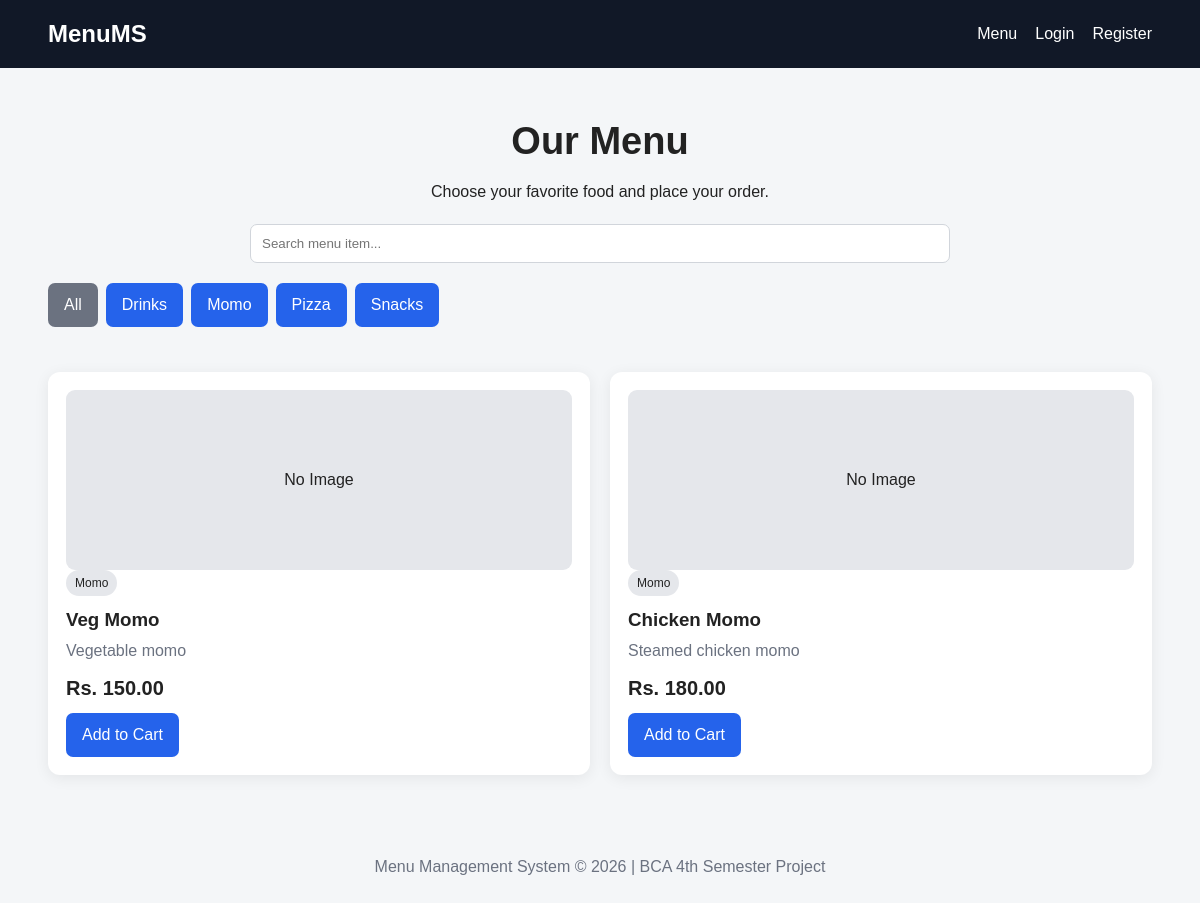
/?category=1, run on the app's committed database.
### tables this page shows
CREATE TABLE categories (
    id INT AUTO_INCREMENT PRIMARY KEY,
    name VARCHAR(100) NOT NULL,
    description TEXT,
    created_at TIMESTAMP DEFAULT CURRENT_TIMESTAMP
);

CREATE TABLE menu_items (
    id INT AUTO_INCREMENT PRIMARY KEY,
    category_id INT NOT NULL,
    name VARCHAR(150) NOT NULL,
    description TEXT,
    price DECIMAL(10,2) NOT NULL,
    image VARCHAR(255),
    status ENUM('available','unavailable') DEFAULT 'available',
    created_at TIMESTAMP DEFAULT CURRENT_TIMESTAMP,
    FOREIGN KEY (category_id) REFERENCES categories(id) ON DELETE CASCADE
);

### index.php (the view, shortened to what this page needs)
<?php
require_once "config/database.php";
$category = isset($_GET["category"]) ? (int)$_GET["category"] : 0;
$categories = mysqli_query($conn, "SELECT * FROM categories ORDER BY name");
if ($category > 0) {
    $stmt = mysqli_prepare($conn, "SELECT m.*, c.name category_name FROM menu_items m JOIN categories c ON m.category_id=c.id WHERE m.status='available' AND m.category_id=? ORDER BY m.id DESC");
    mysqli_stmt_bind_param($stmt, "i", $category);
    mysqli_stmt_execute($stmt);
    $items = mysqli_stmt_get_result($stmt);
} else {
    $items = mysqli_query($conn, "SELECT m.*, c.name category_name FROM menu_items m JOIN categories c ON m.category_id=c.id WHERE m.status='available' ORDER BY m.id DESC");
}
include "includes/header.php";
include "includes/navbar.php";
?>
<div class="container">
<section class="hero">
<h1>Our Menu</h1>
<p>Choose your favorite food and place your order.</p>
<div class="search-box"><input id="searchMenu" placeholder="Search menu item..."></div>
<div class="actions">
<a class="btn btn-secondary" href="index.php">All</a>
<?php while($cat=mysqli_fetch_assoc($categories)): ?>
<a class="btn" href="?category=<?= $cat['id'] ?>"><?= htmlspecialchars($cat['name']) ?></a>
<?php endwhile; ?>
</div>
</section>
<div class="grid">
<?php while($item=mysqli_fetch_assoc($items)): ?>
<div class="card menu-card">
<?php if($item["image"]): ?><img src="assets/images/<?= htmlspecialchars($item["image"]) ?>" alt=""><?php else: ?><div style="height:180px;background:#e5e7eb;border-radius:9px;display:grid;place-items:center">No Image</div><?php endif; ?>
<span class="badge"><?= htmlspecialchars($item["category_name"]) ?></span>
<h3><?= htmlspecialchars($item["name"]) ?></h3>
<p class="muted"><?= htmlspecialchars($item["description"]) ?></p>
<div class="price">Rs. <?= number_format($item["price"],2) ?></div>
<a class="btn" href="customer/add_to_cart.php?id=<?= $item['id'] ?>">Add to Cart</a>
</div>
<?php endwhile; ?>
</div>
</div>
<?php include "includes/footer.php"; ?>

### assets/css/style.css (style rules this page uses)
* { box-sizing:border-box;margin:0;padding:0 }
body { font-family:Arial,sans-serif;background:#f4f6f8;color:#222;line-height:1.5 }
a { text-decoration:none;color:#2563eb }
.container { width:92%;max-width:1200px;margin:auto }
.hero { padding:45px 0;text-align:center }
.hero h1 { font-size:38px;margin-bottom:10px }
.search-box { display:flex;gap:10px;margin:20px auto;max-width:700px }
input,textarea,select { width:100%;padding:11px;border:1px solid #d1d5db;border-radius:7px;background:#fff }
button,.btn { border:0;border-radius:7px;padding:10px 16px;background:#2563eb;color:#fff;cursor:pointer;display:inline-block }
.btn-secondary { background:#6b7280 }
.grid { display:grid;grid-template-columns:repeat(auto-fit,minmax(240px,1fr));gap:20px }
.card { background:#fff;border-radius:12px;padding:18px;box-shadow:0 3px 15px rgba(0,0,0,.07) }
.menu-card h3 { margin:10px 0 5px }
.price { font-size:20px;font-weight:bold;margin:10px 0 }
.muted { color:#6b7280 }
.badge { display:inline-block;padding:4px 9px;border-radius:20px;background:#e5e7eb;font-size:12px }
.actions { display:flex;gap:8px;flex-wrap:wrap }

### data on the page
categories: name "Drinks"
categories: name "Momo"
categories: name "Pizza"
categories: name "Snacks"
menu_items: shows "No Image", category.name "Momo", name "Veg Momo", description "Vegetable momo", price "150.00"
menu_items: shows "No Image", category.name "Momo", name "Chicken Momo", description "Steamed chicken momo", price "180.00"
